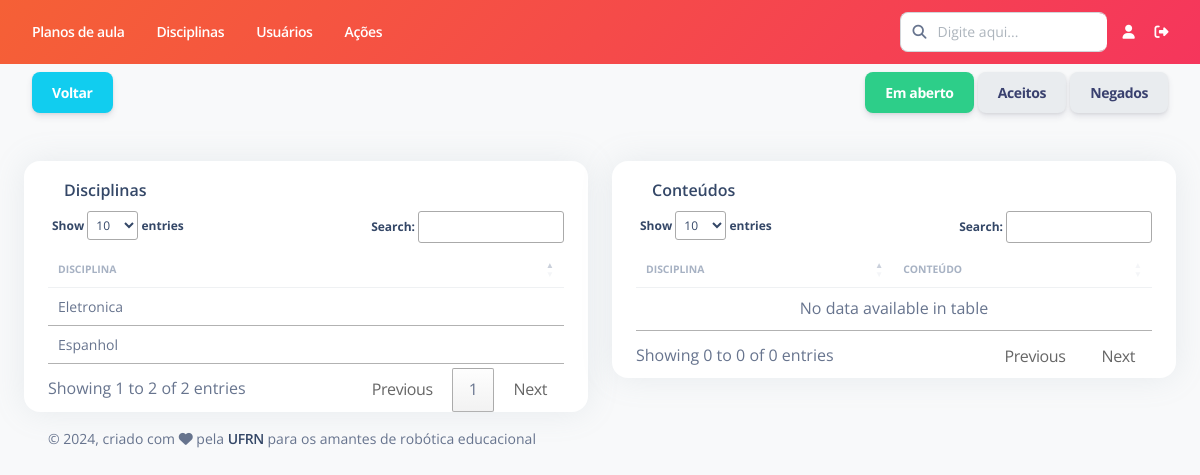
Before: /disciplina/listar-sugestoes-usuario/5 with the older database file.
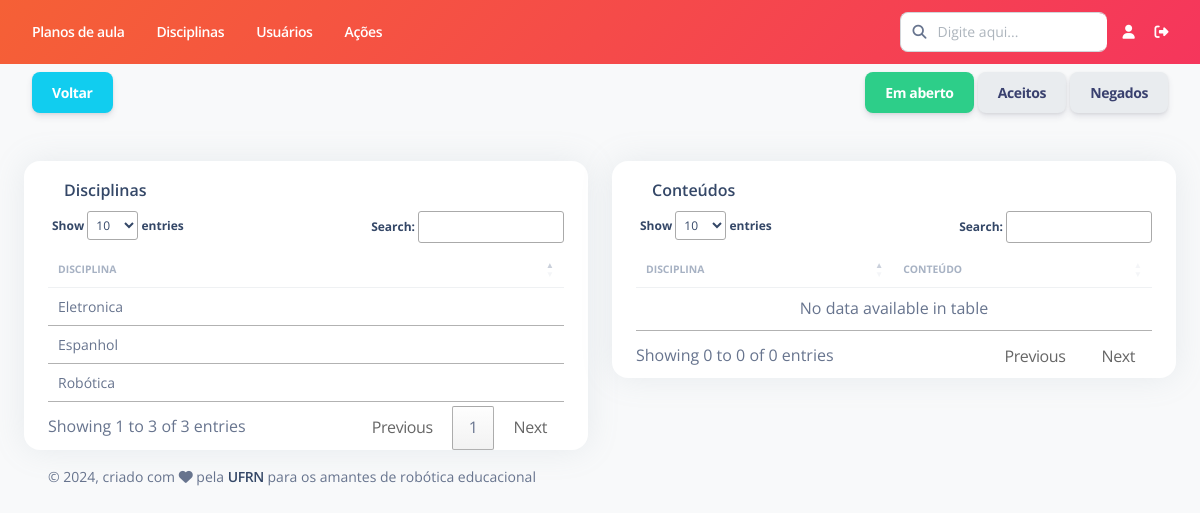
After: the same page with the newer database file.
### Disciplina/models.py (models this page shows, shortened)
class SugestaoDisciplina(models.Model):
    nome = models.CharField(max_length=200, verbose_name="Nome")
    usuario = models.ForeignKey(Usuario, on_delete=models.RESTRICT, null=True, verbose_name="Usuário")
    status = models.CharField(max_length=1, choices=STATUS_SUGESTAO, default='A')
    comentarios = models.TextField(null=True, blank=True, verbose_name="Comentários")
    data = models.DateField(auto_now_add=True, verbose_name="Data de criação", null=True)
    class Meta:
        ordering = ['status']
        verbose_name = "Sugestão de Disciplina"
        verbose_name_plural = "Sugestões de Disciplina"

### Disciplina/views.py (the view)
# urls.py: path('listar-sugestoes-usuario/<int:pk>', views.listar_sugestoes_usuario, name="listar_sugestoes_usuario"),
def listar_sugestoes_usuario(request, pk):
    usuario = Usuario.objects.get(pk=pk)
    sugestoes_disciplina_em_aberto = SugestaoDisciplina.objects.filter(status="A", usuario = usuario)
    sugestoes_disciplina_aceita = SugestaoDisciplina.objects.filter(status="B", usuario = usuario)
    sugestoes_disciplina_negada = SugestaoDisciplina.objects.filter(status="C", usuario = usuario)
    sugestoes_conteudo_em_aberto = SugestaoConteudo.objects.filter(status="A", usuario = usuario)
    sugestoes_conteudo_aceito = SugestaoConteudo.objects.filter(status="B", usuario = usuario)
    sugestoes_conteudo_negado = SugestaoConteudo.objects.filter(status="C", usuario = usuario)
    informacoes = {
        'sugestoes_disciplina_em_aberto': sugestoes_disciplina_em_aberto,
        'sugestoes_disciplina_aceita': sugestoes_disciplina_aceita,
        'sugestoes_disciplina_negada': sugestoes_disciplina_negada,
        'sugestoes_conteudo_em_aberto': sugestoes_conteudo_em_aberto,
        'sugestoes_conteudo_aceito': sugestoes_conteudo_aceito,
        'sugestoes_conteudo_negado': sugestoes_conteudo_negado,
    }
    return render(request, "Disciplina/listar_sugestoes_usuario.html", informacoes)

### Disciplina/models.py (called while the page is built)
    def __str__(self):
        return self.nome

### templates/Disciplina/listar_sugestoes_usuario.html (shortened to what this page needs)
{% extends "Base/base.html" %}
{% load static %}
{% block conteudo %}
<div class="d-flex justify-content-between bd-highlight mb-3">
    <div class="p-2 bd-highlight">
        <a id="btn_voltar" class="btn btn-info" href="{% url 'disciplina:listar' %}">Voltar</a>
    </div>
    <div class="p-2 bd-highlight">
        <button id="btn_em_aberto" class="btn btn-success" onclick="mostrar_em_aberto()">Em aberto</button>
        <button id="btn_aceitos" class="btn btn-light" onclick="mostrar_aceitos()">Aceitos</button>
        <button id="btn_negados" class="btn btn-light" onclick="mostrar_negados()">Negados</button>
    </div>
</div>
<div id="div_em_aberto">
  <div class="row mt-4">
    <div class="col-lg-6 col-md-12 mb-lg-0 mb-4">
        <div class="card container">
            <div class="card-header pb-0 p-3">
                <div class="d-flex justify-content-between">
                <h6 class="mb-2">Disciplinas</h6>
                </div>
            </div>
            <div class="table-responsive">
                <table id="tabela_s_disciplinas_em_aberto" class="table align-items-center" cellspacing="0">
                    <thead>
                    <tr>
                        <th class="text-uppercase text-secondary text-xxs font-weight-bolder opacity-7">Disciplina</th>
                    </tr>
                    </thead>
                    <tbody>
                        {% for disciplina in sugestoes_disciplina_em_aberto %}
                            <tr>
                                <td><p class="text-sm mb-0">{{disciplina.nome}}</p></td>
                            </tr>
                        {% endfor %}
                    </tbody>
                </table>
            </div>
        </div>
    </div>
    <div class="col-lg-6 col-md-12 mb-lg-0 mb-4">
        <div class="card container">
            <div class="card-header pb-0 p-3">
                <div class="d-flex justify-content-between">
                <h6 class="mb-2">Conteúdos</h6>
                </div>
            </div>
            <div class="table-responsive">
                <table id="tabela_s_conteudos_em_aberto" class="table align-items-center" cellspacing="0">
                    <thead>
                    <tr>
                        <th class="text-uppercase text-secondary text-xxs font-weight-bolder opacity-7">Disciplina</th>
                        <th class="text-uppercase text-secondary text-xxs font-weight-bolder opacity-7">Conteúdo</th>
                    </tr>
                    </thead>
                    <tbody>
                    </tbody>
                </table>
            </div>
        </div>
    </div>
  </div>
</div>
{% endblock %}

Changed rows visible on the page:
added SugestaoDisciplina: nome "Robótica"
Other visible differences:
text written by a page script: "Show entries Search: Showing 1 to 2 of 2 entries Previous 1 Next" → "Show entries Search: Showing 1 to 3 of 3 entries Previous 1 Next"
